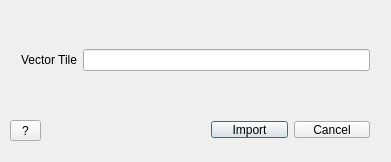
<?xml version="1.0" encoding="UTF-8"?>
<ui version="4.0">
 <class>Dialog</class>
 <widget class="QDialog" name="Dialog">
  <property name="geometry">
   <rect>
    <x>0</x>
    <y>0</y>
    <width>391</width>
    <height>162</height>
   </rect>
  </property>
  <property name="windowTitle">
   <string>Dialog</string>
  </property>
  <widget class="QWidget" name="horizontalLayoutWidget">
   <property name="geometry">
    <rect>
     <x>200</x>
     <y>110</y>
     <width>181</width>
     <height>39</height>
    </rect>
   </property>
   <layout class="QHBoxLayout" name="horizontalLayout">
    <item>
     <widget class="QPushButton" name="pushButton">
      <property name="text">
       <string>Import</string>
      </property>
     </widget>
    </item>
    <item>
     <widget class="QPushButton" name="pushButton_2">
      <property name="text">
       <string>Cancel</string>
      </property>
     </widget>
    </item>
   </layout>
  </widget>
  <widget class="QToolButton" name="toolButton">
   <property name="geometry">
    <rect>
     <x>10</x>
     <y>120</y>
     <width>31</width>
     <height>21</height>
    </rect>
   </property>
   <property name="text">
    <string>?</string>
   </property>
  </widget>
  <widget class="QWidget" name="horizontalLayoutWidget_2">
   <property name="geometry">
    <rect>
     <x>10</x>
     <y>20</y>
     <width>371</width>
     <height>80</height>
    </rect>
   </property>
   <layout class="QHBoxLayout" name="horizontalLayout_2">
    <item>
     <widget class="QLabel" name="label">
      <property name="text">
       <string>Vector Tile</string>
      </property>
     </widget>
    </item>
    <item>
     <widget class="QLineEdit" name="lineEdit"/>
    </item>
   </layout>
  </widget>
 </widget>
 <layoutdefault spacing="6" margin="11"/>
 <resources/>
 <connections/>
</ui>
